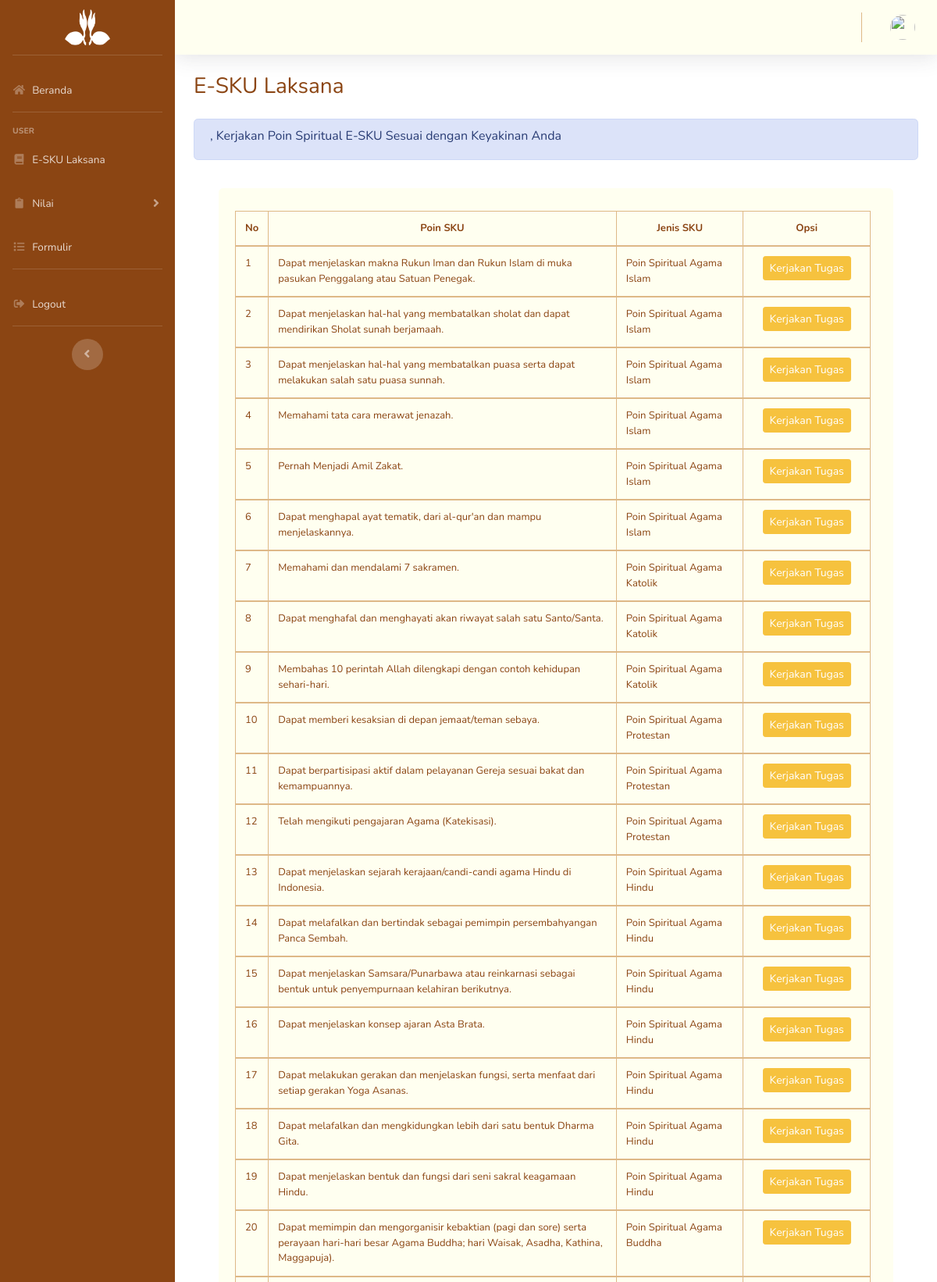
Page /index.php/user/esku_laksana (upper part) on the committed database.
### tables this page shows
CREATE TABLE `sku_` (
  `id_sku` int(11) NOT NULL,
  `id_gol` int(11) NOT NULL,
  `jenis_sku` int(11) NOT NULL,
  `nama_sku` varchar(500) NOT NULL,
  `tugas_` varchar(600) NOT NULL
);

### application/controllers/user/Esku_laksana.php (called while the page is built, shortened)
<?php
class Esku_Laksana extends CI_Controller
{
    function __construct()
    {
        $this->load->model('user_m');
        $this->load->model('nilai_m');
        $this->load->model('sku_lm');
        $this->load->model('sku_bm');
        $this->load->model('auth_m');
        $this->load->helper(array('url', 'download'));
    }
    public function index()
    {
        $data['title'] = 'E-SKU Laksana';
        $data['user'] = $this->db->get_where('user_', ['username_' =>
        $this->session->userdata('username_')])->row_array();
        $data['data_'] = $this->sku_lm->data_sku();
        $this->load->view('user/bantara/esku/esku_laksana', $data);
    }
}

### index.php (called while the page is built, shortened)
<?php
require_once BASEPATH.'core/CodeIgniter.php';

### application/models/Sku_lm.php (called while the page is built, shortened)
<?php
class Sku_lm extends CI_Model
{
    function data_sku()
    {
        $this->db->select('*');
        $this->db->from('sku_');
        $this->db->where('id_gol', '3');
        $query = $this->db->get();
        return $query->result();
    }
}

### application/views/user/bantara/esku/esku_laksana.php (the view, shortened to what this page needs)
<!DOCTYPE html>
<html lang="en">
<body id="page-top">
    <div id="content-wrapper" class="d-flex flex-column">
        <div id="content">
            <div class="container-fluid">
                <h1 class="h3 mb-4 text-ivory"><?= $title; ?></h1>
                <div class="alert alert-primary" role="alert">
                    <h6><strong><?php echo $user['nama_usr']; ?></strong>, Kerjakan Poin Spiritual E-SKU Sesuai dengan
                        Keyakinan
                        Anda
                    </h6>
                </div>
                <div class="card-body">
                    <div class=" col ">
                        <div class="card h-100 py-2">
                            <div class="card-body">
                                <div class="table-responsive">
                                    <div class="row no-gutters align-items-center">
                                        <div class="col mr-2">
                                            <table class="table table-bordered text-ivory" id="table-id"
                                                style="font-size:13px; color:info; border-color:white;">
                                                <thead>
                                                    <tr>
                                                        <th class="text-center">No</th>
                                                        <th class="text-center">Poin SKU</th>
                                                        <th class="text-center" style="width: 20%;">Jenis SKU</th>
                                                        <th class="text-center" style="width: 20%;">Opsi</th>
                                                    </tr>
                                                </thead>
                                                <tbody>
                                                    <?php $i = 1;
                                                    foreach ($data_ as $data) : ?>
                                                    <tr>
                                                        <td><?php echo $i++; ?></td>
                                                        <td><?php
                                                                echo $data->nama_sku; ?></td>
                                                        <td>
                                                            <?php if ($data->jenis_sku == '1') {
                                                                    echo "Poin Spiritual Agama Islam";
                                                                } elseif ($data->jenis_sku == '2') {
                                                                    echo "Poin Spiritual Agama Hindu";
                                                                } elseif ($data->jenis_sku == '3') {
                                                                    echo "Poin Spiritual Agama Buddha";
                                                                } elseif ($data->jenis_sku == '4') {
                                                                    echo "Poin Spiritual Agama Katolik";
                                                                } elseif ($data->jenis_sku == '5') {
                                                                    echo "Poin Spiritual Agama Protestan";
                                                                } elseif ($data->jenis_sku == '6') {
                                                                    echo "";
                                                                } elseif ($data->jenis_sku == '7') {
                                                                    echo "Lainnya";
                                                                } ?>
                                                        </td>
                                                        <td class="text-center">
                                                            <a href="<?= site_url('user/esku_laksana/viewSoal/' . $data->id_sku) ?>"
                                                                class="tombol-edit btn btn-warning btn-sm"
                                                                data-id="<?php echo $data->id_sku ?>">
                                                                Kerjakan Tugas</a>
                                                        </td>
                                                    </tr>
                                                </tbody>
                                                <?php endforeach; ?>
                                            </table>
                                        </div>
                                    </div>
                                </div>
                            </div>
                        </div>
                    </div>
                </div>
            </div>
        </div>

### rows in the picture
sku_: nama_sku "Dapat menjelaskan makna Rukun Iman dan Rukun Islam di muka pasukan Penggalang atau Satuan Penegak.", shows "Poin Spiritual Agama Islam"
sku_: nama_sku "Dapat menjelaskan hal-hal yang membatalkan sholat dan dapat mendirikan Sholat sunah berjamaah.", shows "Poin Spiritual Agama Islam"
sku_: nama_sku "Dapat menjelaskan hal-hal yang membatalkan puasa serta dapat melakukan salah satu puasa sunnah.", shows "Poin Spiritual Agama Islam"
sku_: nama_sku "Memahami tata cara merawat jenazah.", shows "Poin Spiritual Agama Islam"
sku_: nama_sku "Pernah Menjadi Amil Zakat.", shows "Poin Spiritual Agama Islam"
sku_: nama_sku "Dapat menghapal ayat tematik, dari al-qur'an dan mampu menjelaskannya.", shows "Poin Spiritual Agama Islam"
sku_: nama_sku "Memahami dan mendalami 7 sakramen.", shows "Poin Spiritual Agama Katolik"
sku_: nama_sku "Dapat menghafal dan menghayati akan riwayat salah satu Santo/Santa.", shows "Poin Spiritual Agama Katolik"
sku_: nama_sku "Membahas 10 perintah Allah dilengkapi dengan contoh kehidupan sehari-hari.", shows "Poin Spiritual Agama Katolik"
sku_: nama_sku "Dapat memberi kesaksian di depan jemaat/teman sebaya.", shows "Poin Spiritual Agama Protestan"
sku_: nama_sku "Dapat berpartisipasi aktif dalam pelayanan Gereja sesuai bakat dan kemampuannya.", shows "Poin Spiritual Agama Protestan"
sku_: nama_sku "Telah mengikuti pengajaran Agama (Katekisasi).", shows "Poin Spiritual Agama Protestan"
sku_: nama_sku "Dapat menjelaskan sejarah kerajaan/candi-candi agama Hindu di Indonesia.", shows "Poin Spiritual Agama Hindu"
sku_: nama_sku "Dapat melafalkan dan bertindak sebagai pemimpin persembahyangan Panca Sembah.", shows "Poin Spiritual Agama Hindu"
sku_: nama_sku "Dapat menjelaskan Samsara/Punarbawa atau reinkarnasi sebagai bentuk untuk penyempurnaan kelahiran berikutnya.", shows "Poin Spiritual Agama Hindu"
sku_: nama_sku "Dapat menjelaskan konsep ajaran Asta Brata.", shows "Poin Spiritual Agama Hindu"
sku_: nama_sku "Dapat melakukan gerakan dan menjelaskan fungsi, serta menfaat dari setiap gerakan Yoga Asanas.", shows "Poin Spiritual Agama Hindu"
sku_: nama_sku "Dapat melafalkan dan mengkidungkan lebih dari satu bentuk Dharma Gita.", shows "Poin Spiritual Agama Hindu"
sku_: nama_sku "Dapat menjelaskan bentuk dan fungsi dari seni sakral keagamaan Hindu.", shows "Poin Spiritual Agama Hindu"
sku_: nama_sku "Dapat memimpin dan mengorganisir kebaktian (pagi dan sore) serta perayaan hari-hari besar Agama Buddha; hari Waisak, Asadha, Kathina, Maggapuja).", shows "Poin Spiritual Agama Buddha"

### other values in the picture
$title "E-SKU Laksana"
